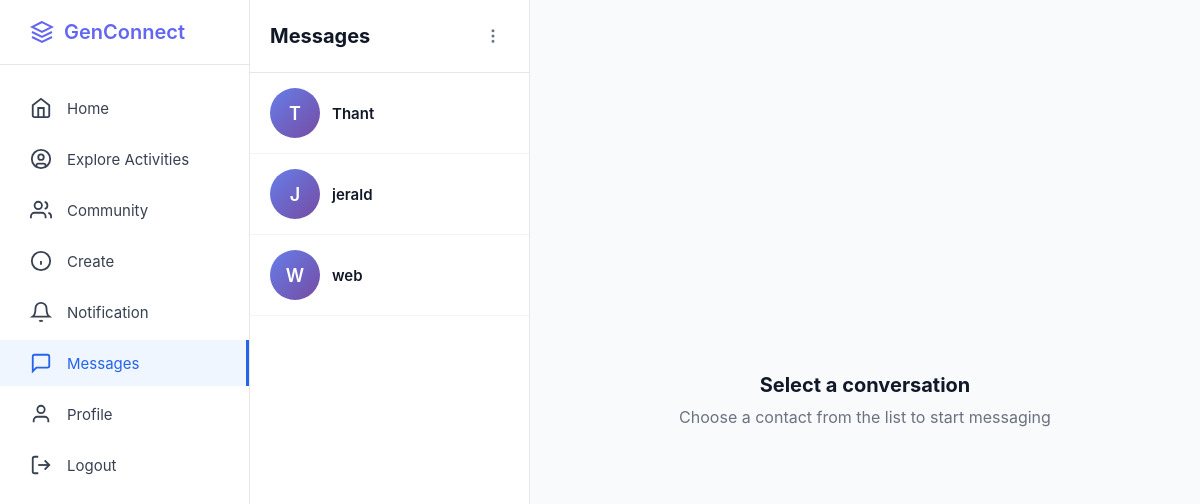
Before: /messages (signed in) with the older database file.
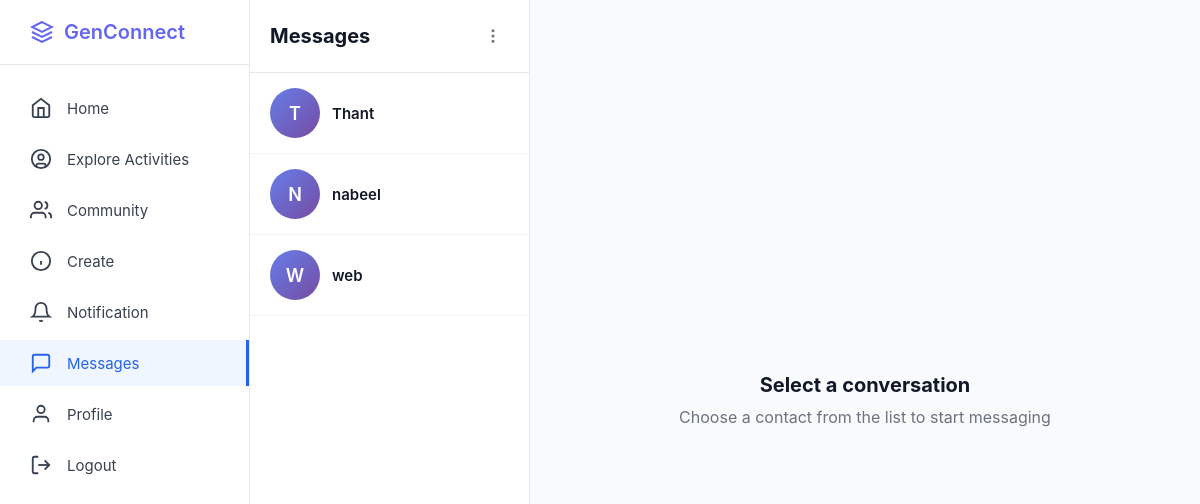
After: the same page with the newer database file.
### app.py (models this page shows, shortened)
class User(db.Model):
    __tablename__ = 'users'
    id = db.Column(db.Integer, primary_key=True)
    username = db.Column(db.String(80), unique=True, nullable=False)
    email = db.Column(db.String(120), unique=True, nullable=False)
    fullname = db.Column(db.String(100), nullable=True)
    password_hash = db.Column(db.String(255), nullable=False)
    bio = db.Column(db.Text, nullable=True)
    interests = db.Column(db.String(255), nullable=True)
    profile_picture = db.Column(db.String(255), default='default.jpg')
    banner_image = db.Column(db.String(255), default='default_banner.jpg')
    member_type = db.Column(db.String(50), default='Youth Member')
    created_at = db.Column(db.DateTime, default=datetime.utcnow)
    posts = db.relationship('Post', backref='author', lazy=True, cascade='all, delete-orphan')
    comments = db.relationship('Comment', backref='author', lazy=True, cascade='all, delete-orphan')
    likes = db.relationship('Like', backref='user', lazy=True, cascade='all, delete-orphan')
    followers = db.relationship(
        'Follow',
        foreign_keys='Follow.followed_id',
        backref='followed_user',
        lazy='dynamic',
        cascade='all, delete-orphan'
    )
    following = db.relationship(
        'Follow',
        foreign_keys='Follow.follower_id',
        backref='follower_user',
        lazy='dynamic',
        cascade='all, delete-orphan'
    )
    community_memberships = db.relationship('CommunityMember', backref='user', lazy=True, cascade='all, delete-orphan')
    sent_messages = db.relationship(
        'Message',
        foreign_keys='Message.sender_id',
        backref='sender',
        lazy='dynamic',
        cascade='all, delete-orphan'
    )
    received_messages = db.relationship(
        'Message',
        foreign_keys='Message.receiver_id',
        backref='receiver',
        lazy='dynamic',
        cascade='all, delete-orphan'
    )
    contacts_initiated = db.relationship(
        'Contact',
        foreign_keys='Contact.user_id',
        backref='user',
        lazy='dynamic',
        cascade='all, delete-orphan'
    )
    contacts_received = db.relationship(
        'Contact',
        foreign_keys='Contact.contact_user_id',
        backref='contact_user',
        lazy='dynamic',
        cascade='all, delete-orphan'
    )
    def get_contacts(self):
        contacts = Contact.query.filter(
            or_(
                and_(Contact.user_id == self.id, Contact.status == 'accepted'),
                and_(Contact.contact_user_id == self.id, Contact.status == 'accepted')
            )
        ).all()
        contact_users = []
        for contact in contacts:
            if contact.user_id == self.id:
                contact_users.append(contact.contact_user)
            else:
                contact_users.append(contact.user)
        return contact_users

class Community(db.Model):
    __tablename__ = 'communities'
    id = db.Column(db.Integer, primary_key=True)
    name = db.Column(db.String(100), nullable=False)
    description = db.Column(db.Text, nullable=True)
    image_url = db.Column(db.String(255), nullable=True)
    creator_id = db.Column(db.Integer, db.ForeignKey('users.id'), nullable=False)
    created_at = db.Column(db.DateTime, default=datetime.utcnow)
    memberships = db.relationship('CommunityMember', backref='community', lazy=True, cascade='all, delete-orphan')

### app.py (the view)
@app.route('/messages')
def messages():
    if 'user_id' not in session: return redirect(url_for('login'))
    current_user = User.query.get(session['user_id'])
    if not current_user: return redirect(url_for('login'))
    contacts = current_user.get_contacts()
    groups = Community.query.join(CommunityMember).filter(CommunityMember.user_id == current_user.id).all()
    conversations = []
    for c in contacts:
        conversations.append({'id': c.id, 'name': c.username, 'is_group': False})
    for g in groups:
        conversations.append({'id': g.id, 'name': g.name, 'is_group': True})
    return render_template('messages.html', conversations=conversations, current_user=current_user, contacts=contacts)

### templates/messages.html (shortened to what this page needs)
<!DOCTYPE html>
<html lang="en">
<head>
</head>
<body>
<div class="container">
    <aside class="sidebar">
        <div class="sidebar-logo">
            <a href="/" class="logo">
                <svg width="24" height="24" viewBox="0 0 24 24" fill="none" stroke="currentColor" stroke-width="2"><path d="M12 2L2 7l10 5 10-5-10-5z"/><path d="M2 17l10 5 10-5"/><path d="M2 12l10 5 10-5"/></svg><span>GenConnect</span>
            </a>
        </div>
        <ul class="sidebar-nav">
            <li><a href="/home"><svg width="22" height="22" viewBox="0 0 24 24" fill="none" stroke="currentColor" stroke-width="2"><path d="m3 9 9-7 9 7v11a2 2 0 0 1-2 2H5a2 2 0 0 1-2-2z"/><polyline points="9 22 9 12 15 12 15 22"/></svg><span>Home</span></a></li>
            <li><a href="#"><svg width="22" height="22" viewBox="0 0 24 24" fill="none" stroke="currentColor" stroke-width="2"><circle cx="12" cy="12" r="10"/><circle cx="12" cy="10" r="3"/><path d="M7 20.662V19a2 2 0 0 1 2-2h6a2 2 0 0 1 2 2v1.662"/></svg><span>Explore Activities</span></a></li>
            <li><a href="#"><svg width="22" height="22" viewBox="0 0 24 24" fill="none" stroke="currentColor" stroke-width="2"><path d="M17 21v-2a4 4 0 0 0-4-4H5a4 4 0 0 0-4 4v2"/><circle cx="9" cy="7" r="4"/><path d="M23 21v-2a4 4 0 0 0-3-3.87"/><path d="M16 3.13a4 4 0 0 1 0 7.75"/></svg><span>Community</span></a></li>
            <li><a href="#"><svg width="22" height="22" viewBox="0 0 24 24" fill="none" stroke="currentColor" stroke-width="2"><circle cx="12" cy="12" r="10"/><line x1="12" y1="16" x2="12" y2="12"/><line x1="12" y1="8" x2="12.01" y2="8"/></svg><span>Create</span></a></li>
            <li><a href="#"><svg width="22" height="22" viewBox="0 0 24 24" fill="none" stroke="currentColor" stroke-width="2"><path d="M18 8A6 6 0 0 0 6 8c0 7-3 9-3 9h18s-3-2-3-9"/><path d="M13.73 21a2 2 0 0 1-3.46 0"/></svg><span>Notification</span></a></li>
            <li><a href="/messages" class="active"><svg width="22" height="22" viewBox="0 0 24 24" fill="none" stroke="currentColor" stroke-width="2"><path d="M21 15a2 2 0 0 1-2 2H7l-4 4V5a2 2 0 0 1 2-2h14a2 2 0 0 1 2 2z"/></svg><span>Messages</span></a></li>
            <li><a href="/profile"><svg width="22" height="22" viewBox="0 0 24 24" fill="none" stroke="currentColor" stroke-width="2"><path d="M20 21v-2a4 4 0 0 0-4-4H8a4 4 0 0 0-4 4v2"/><circle cx="12" cy="7" r="4"/></svg><span>Profile</span></a></li>
            <li><a href="/logout"><svg width="22" height="22" viewBox="0 0 24 24" fill="none" stroke="currentColor" stroke-width="2"><path d="M9 21H5a2 2 0 0 1-2-2V5a2 2 0 0 1 2-2h4"/><polyline points="16 17 21 12 16 7"/><line x1="21" y1="12" x2="9" y2="12"/></svg><span>Logout</span></a></li>
        </ul>
    </aside>
    <div class="messages-container">
        <div class="conversations-sidebar">
            <div class="conversations-header">
                <h2>Messages</h2>
                <div class="header-icon" id="conversationMenuBtn" title="More Options">
                    <svg width="18" height="18" viewBox="0 0 24 24" fill="none" stroke="currentColor" stroke-width="2"><circle cx="12" cy="12" r="1"/><circle cx="12" cy="5" r="1"/><circle cx="12" cy="19" r="1"/></svg>
                </div>
            </div>
            <div class="conversations-list">
                {% if conversations %}
                    {% for conv in conversations %}
                    <a href="/messages/{{ conv.id }}?is_group={{ 'true' if conv.is_group else 'false' }}" class="conversation-item">
                        <div class="conversation-avatar">{{ conv.name[0].upper() }}</div>
                        <div class="conversation-info">
                            <div class="conversation-name">{{ conv.name }}</div>
                        </div>
                    </a>
                    {% endfor %}
                {% else %}
                    <div style="padding: 20px; text-align: center; color: #9ca3af;">No conversations yet.</div>
                {% endif %}
            </div>
        </div>
        <div class="empty-state">
            <h3>Select a conversation</h3>
            <p>Choose a contact from the list to start messaging</p>
        </div>
    </div>
</div>
</body>
</html>

### templates/messages.html (style rules this page uses)
* { margin: 0; padding: 0; box-sizing: border-box; }
body { font-family: -apple-system, BlinkMacSystemFont, 'Segoe UI', Roboto, sans-serif; background-color: #f5f5f5; }
.container { display: flex; height: 100vh; }
.sidebar { position: fixed; left: 0; top: 0; width: 250px; height: 100vh; background-color: white; border-right: 1px solid #e5e7eb; padding: 20px 0; z-index: 100; }
.sidebar-logo { padding: 0 30px 20px; border-bottom: 1px solid #e5e7eb; margin-bottom: 20px; }
.logo { display: flex; align-items: center; gap: 10px; font-size: 20px; font-weight: 600; color: #6366f1; text-decoration: none; }
.sidebar-nav { list-style: none; }
.sidebar-nav li { margin: 5px 0; }
.sidebar-nav a { display: flex; align-items: center; gap: 15px; padding: 12px 30px; text-decoration: none; color: #374151; transition: all 0.2s; font-size: 15px; }
.sidebar-nav a.active { background-color: #eff6ff; color: #2563eb; border-right: 3px solid #2563eb; }
.sidebar-nav svg { width: 22px; height: 22px; }
.messages-container { margin-left: 250px; flex: 1; display: flex; height: 100vh; background-color: #f9fafb; }
.conversations-sidebar { width: 280px; background: white; border-right: 1px solid #e5e7eb; display: flex; flex-direction: column; position: relative; }
.conversations-header { padding: 20px; border-bottom: 1px solid #e5e7eb; display: flex; justify-content: space-between; align-items: center; }
.conversations-header h2 { font-size: 20px; font-weight: 700; color: #111827; }
.header-icon { width: 32px; height: 32px; border-radius: 50%; display: flex; align-items: center; justify-content: center; cursor: pointer; transition: background-color 0.2s; color: #6b7280; }
.conversations-list { overflow-y: auto; flex: 1; }
.conversation-item { display: flex; align-items: center; gap: 12px; padding: 15px 20px; border-bottom: 1px solid #f3f4f6; cursor: pointer; transition: background-color 0.2s; text-decoration: none; color: inherit; }
.conversation-avatar { width: 50px; height: 50px; border-radius: 50%; background: linear-gradient(135deg, #667eea 0%, #764ba2 100%); display: flex; align-items: center; justify-content: center; color: white; font-weight: 600; font-size: 18px; }
.conversation-info { flex: 1; }
.conversation-name { font-weight: 600; color: #111827; font-size: 15px; }
.empty-state { flex: 1; display: flex; flex-direction: column; align-items: center; justify-content: center; padding: 40px; text-align: center; }
.empty-state h3 { font-size: 20px; color: #111827; margin-bottom: 10px; }
.empty-state p { color: #6b7280; }

Changed rows visible on the page:
no longer on this page (row unchanged): User: username "J", name "jerald"
added User: username "N", name "nabeel"
